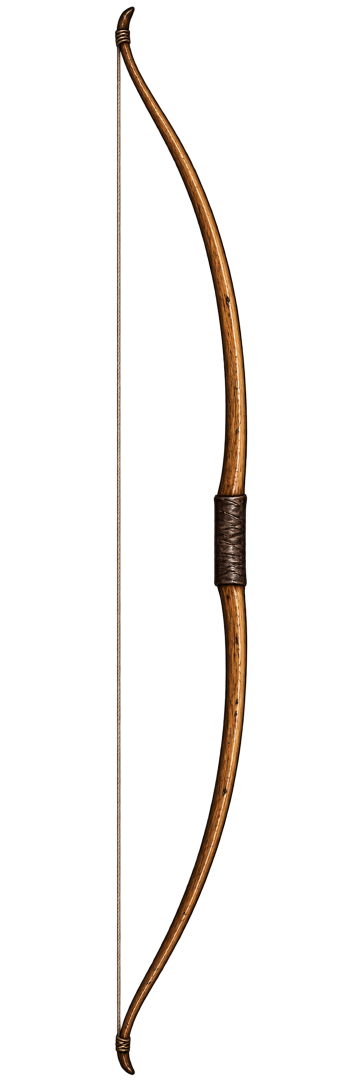
#> input picture art/production/weapons-20260923/bow_02.png, 725 x 2170 px, given in place of sword_02.png, which was not available (shown at 1/2 size)
$ python qa.py
#> lines starting #> are read from the running program, lines starting #| are printed output that depends on the picture; pictures that were not available may be replaced by others from this repository, and a replacement may not be noted
"""Generate small-scale two-terrain preview and transparency audit for raw sprites."""

from __future__ import annotations

import hashlib
import json
from pathlib import Path

from PIL import Image, ImageDraw


ROOT = Path(__file__).resolve().parent
IDS = [f"{kind}_{index:02d}" for kind in ("sword", "spear", "bow") for index in (2, 3, 4)]
BACKGROUNDS = ((62, 76, 59), (173, 151, 112))


def main() -> None:
    report = {}
    sheet = Image.new("RGB", (1080, 1050), (25, 26, 25))
    draw = ImageDraw.Draw(sheet)
    for index, asset_id in enumerate(IDS):
        file = ROOT / f"{asset_id}.png"
        image = Image.open(file).convert("RGBA")
#> image is the input picture: PIL image 725x2170 RGBA; mean R, G, B, A 8, 5.3, 2.9, 15
        alpha = image.getchannel("A")
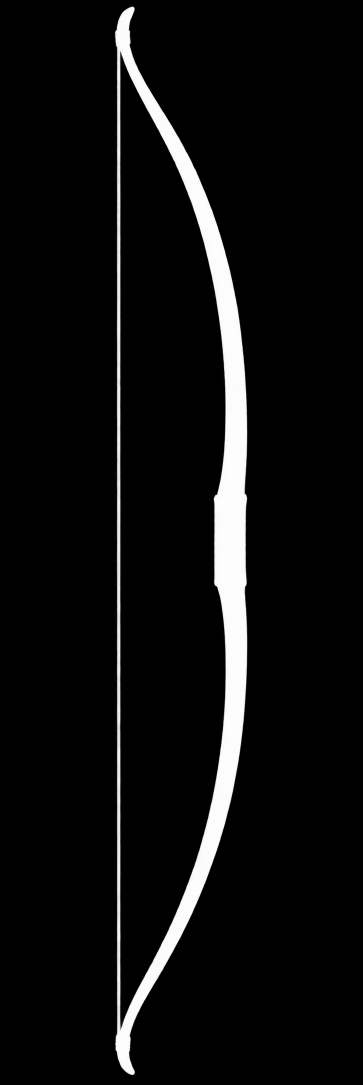
#> alpha: PIL image 725x2170 L (shown at 1/2 size); min 0, max 255, mean 15
        bbox_1 = alpha.getbbox()
#> bbox_1 = (223, 10, 606, 2153)
        bbox_32 = alpha.point(lambda v: 255 if v >= 32 else 0).getbbox()
#> bbox_32 = (230, 13, 495, 2150)
        corners = [alpha.getpixel(point) for point in ((0, 0), (image.width - 1, 0), (0, image.height - 1), (image.width - 1, image.height - 1))]
#> corners = [0, 0, 0, 0]
        report[asset_id] = {
            "sha256": hashlib.sha256(file.read_bytes()).hexdigest(),
            "size": list(image.size),
            "mode": image.mode,
            "alpha_range": list(alpha.getextrema()),
            "bbox_alpha_1": list(bbox_1) if bbox_1 else None,
            "bbox_alpha_32": list(bbox_32) if bbox_32 else None,
            "corner_alpha": corners,
        }
        x = (index % 3) * 360
        y = (index // 3) * 350
        draw.text((x + 8, y + 8), asset_id, fill=(242, 236, 220))
        for col, color in enumerate(BACKGROUNDS):
            cell = Image.new("RGB", (180, 315), color)
            sprite = image.copy()
            sprite.thumbnail((150, 270), Image.Resampling.LANCZOS)
            cell.paste(sprite, ((180 - sprite.width) // 2, (315 - sprite.height) // 2), sprite)
            sheet.paste(cell, (x + 180 * col, y + 32))
#> this loop made 2 passes
#> pass 1, in main, `cell = Image.new("RGB", (180, 315), color)`:
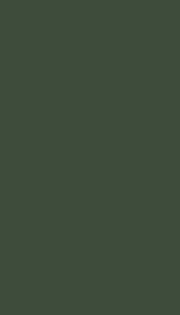
#> cell: PIL image 180x315 RGB; mean R, G, B 62, 76, 59
#> pass 2, in main, `cell = Image.new("RGB", (180, 315), color)`:
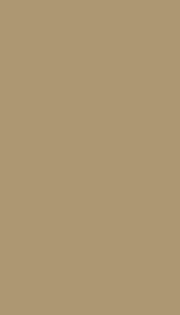
#> cell: PIL image 180x315 RGB; mean R, G, B 173, 151, 112
#> after the loop:
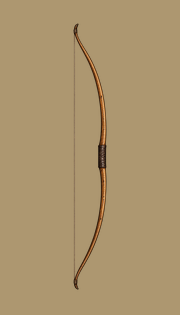
#> cell: PIL image 180x315 RGB; mean R, G, B 171.5, 149, 110.2
#> after the loop:
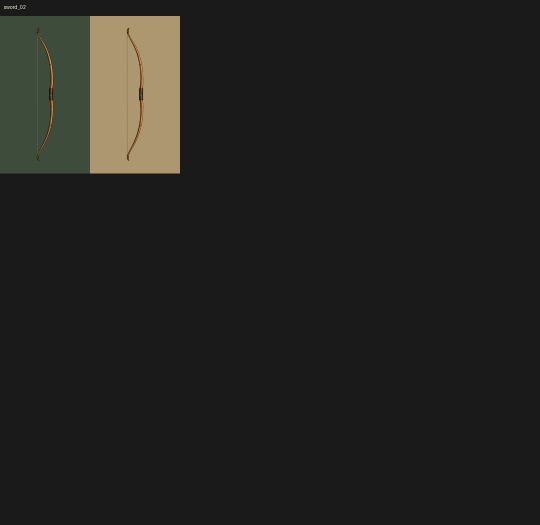
#> sheet: PIL image 1080x1050 RGB (shown at 1/2 size); mean R, G, B 34.3, 34.7, 31
#> after the loop:
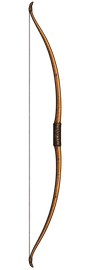
#> sprite: PIL image 90x270 RGBA; mean R, G, B, A 10.1, 6.5, 3.7, 15.1; transparent parts drawn white
#> pass 2 of the loop in main, `for index, asset_id in enumerate(IDS):`:
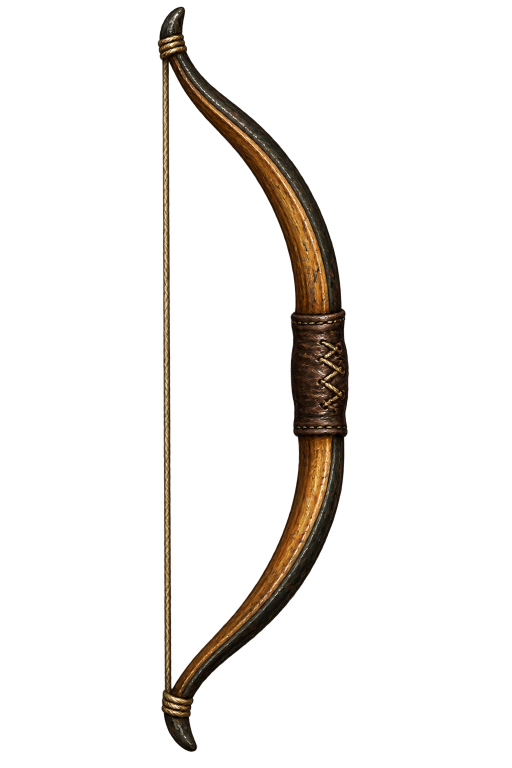
#> input picture art/production/weapons-20260923/bow_03.png, 1024 x 1536 px, given in place of sword_03.png, which was not available (shown at 1/2 size)
#> in main, image is the input picture: PIL image 1024x1536 RGBA; mean R, G, B, A 25.5, 18.3, 10.2, 22.6
#> in main, `alpha = image.getchannel("A")`:
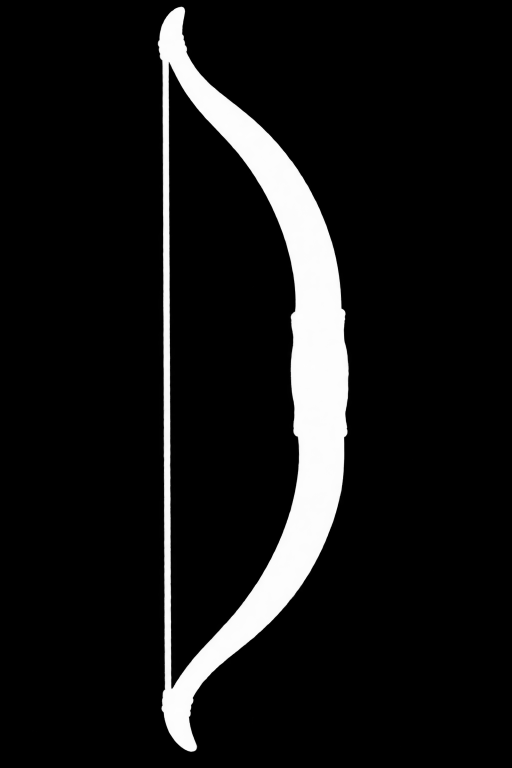
#> alpha: PIL image 1024x1536 L (shown at 1/2 size); min 0, max 254, mean 22.6
#> bbox_1 = (65, 10, 892, 1506)
#> bbox_32 = (315, 13, 698, 1504)
#> after the loop in main, `for col, color in enumerate(BACKGROUNDS):`:
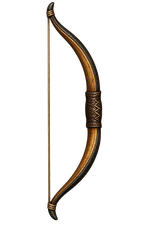
#> sprite: PIL image 150x225 RGBA; mean R, G, B, A 9.6, 6.6, 3.7, 22.7; transparent parts drawn white
    sheet.save(ROOT / "qa-preview.png")
    (ROOT / "qa-report.json").write_text(json.dumps(report, indent=2) + "\n", encoding="utf-8")


if __name__ == "__main__":
#> (the run stopped early here; a loop or call above may not have finished)
